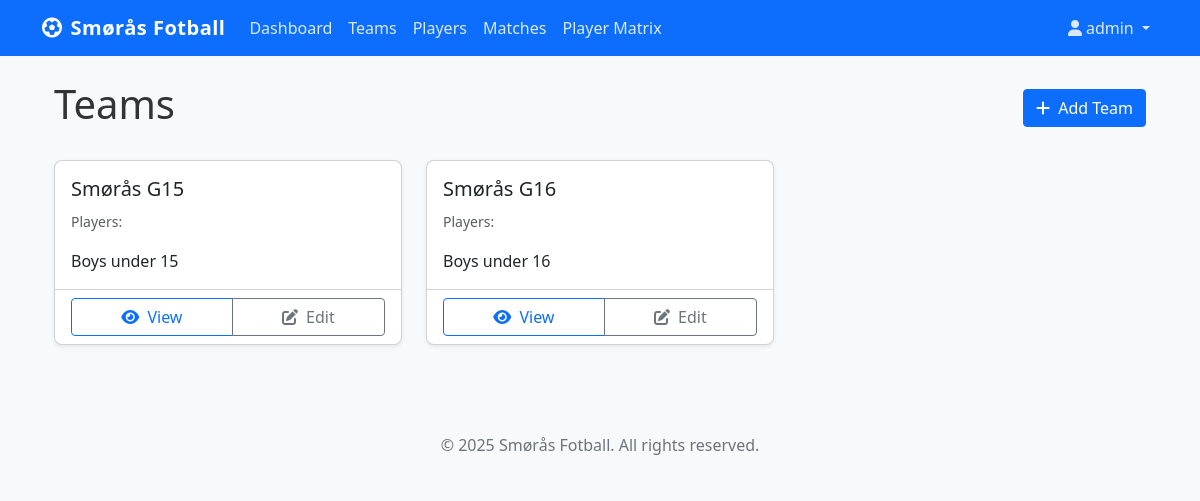
Before: /team/teams/ (signed in) with the older database file.
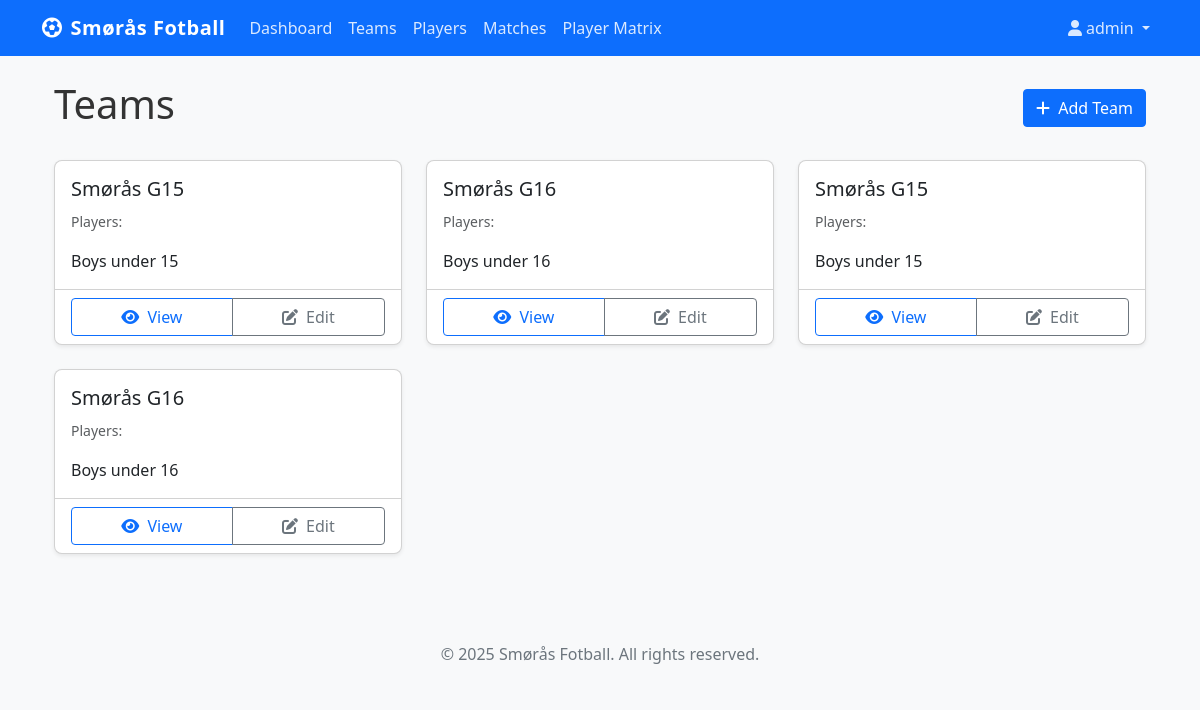
After: the same page with the newer database file.
### teammanager/models.py (models this page shows, shortened)
class Team(models.Model):
    name = models.CharField(max_length=100)
    description = models.TextField(blank=True, null=True)
    created_at = models.DateTimeField(auto_now_add=True)

### teammanager/views.py (the view)
# urls.py: path('teams/', views.TeamListView.as_view(), name='team-list'),
class TeamListView(LoginRequiredMixin, ListView):
    model = Team
    context_object_name = 'teams'

### templates/teammanager/team_list.html (shortened to what this page needs)
{% extends 'base.html' %}
{% block content %}
<div class="container">
    <div class="d-flex justify-content-between align-items-center mb-4">
        <h1>Teams</h1>
        <a href="{% url 'team-add' %}" class="btn btn-primary">
            <i class="fas fa-plus me-1"></i> Add Team
        </a>
    </div>
    {% if teams %}
    <div class="row">
        {% for team in teams %}
        <div class="col-md-6 col-lg-4 mb-4">
            <div class="card h-100 shadow-sm">
                <div class="card-body">
                    <h5 class="card-title">{{ team.name }}</h5>
                    <p class="card-text text-muted">
                        <small>Players: {{ team.players.count }}</small>
                    </p>
                    {% if team.description %}
                    <p class="card-text">{{ team.description|truncatechars:100 }}</p>
                    {% endif %}
                </div>
                <div class="card-footer bg-transparent">
                    <div class="btn-group w-100">
                        <a href="{% url 'team-detail' team.id %}" class="btn btn-outline-primary">
                            <i class="fas fa-eye me-1"></i> View
                        </a>
                        <a href="{% url 'team-edit' team.id %}" class="btn btn-outline-secondary">
                            <i class="fas fa-edit me-1"></i> Edit
                        </a>
                    </div>
                </div>
            </div>
        </div>
        {% endfor %}
    </div>
    {% else %}
    <div class="alert alert-info">
        <i class="fas fa-info-circle me-2"></i> No teams found. <a href="{% url 'team-add' %}" class="alert-link">Add a team</a> to get started.
    </div>
    {% endif %}
</div>
{% endblock %}

Changed rows visible on the page:
added Team: name "Smørås G15", description "Boys under 15"
added Team: name "Smørås G16", description "Boys under 16"
